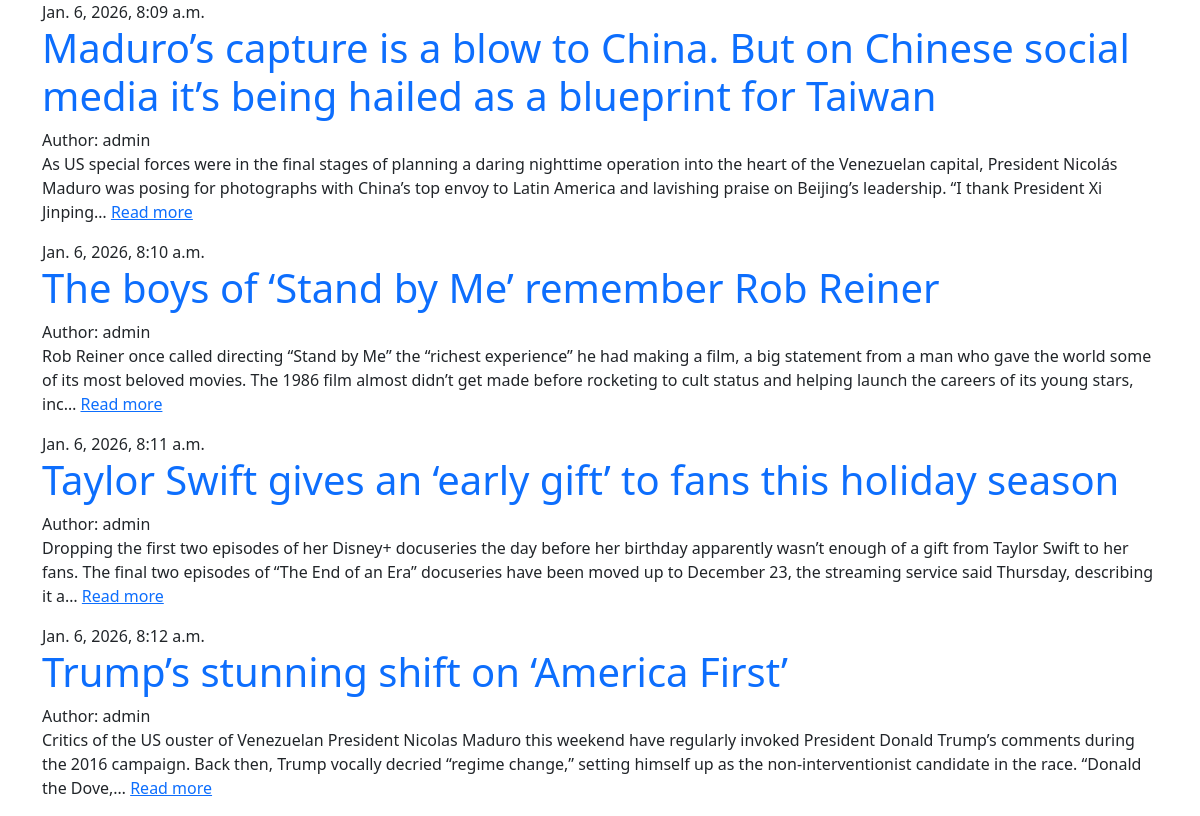
The page / on the database its author committed.
### myBlog/models.py (models this page shows, shortened)
class Post(models.Model):
    blog_title = models.CharField(max_length=500)
    blog_post = models.TextField()
    author = models.ForeignKey("auth.User", on_delete=models.CASCADE)
    time_published = models.DateTimeField(null=True, blank=True)

### myBlog/views.py (the view)
# urls.py: path("", views.view_post, name="view_post"),
def view_post(request):
    posts = Post.objects.all()
    return render(
        request,
        "view_post.html",
        {"posts": posts},
    )

### templates/view_post.html
{% extends "base.html" %}
{% block content %}
    <div class="row">
        <div class="column">
            {% for post in posts %}
                <div class="post">
                    <div class="date">{{ post.time_published }}</div>
                    <h1>
                        <a href="#" class="text-decoration-none">{{ post.blog_title }}</a>
                    </h1>
                    <div class="author">Author: {{ post.author.username }}</div>
                    <p>
                        {{ post.blog_post|truncatechars:300 }}
                        <a href="#">Read more</a>
                    </p>
                </div>
            {% endfor %}
        </div>
    </div>
{% endblock content %}

### templates/base.html (shortened to what this page needs)
{% load static %}
<!doctype html>
<html lang="en">
  <head>
    <link href="{% static 'css/bootstrap.min.css' %}" rel="stylesheet" />
  </head>
  <body>
    <div class="container">
        {% block content %}
        {% endblock content %}
    </div>
  </body>
</html>

### rows shown on the page
Post: time_published "Jan. 6, 2026, 8:09 a.m.", blog_title "Maduro’s capture is a blow to China. But on Chinese social media it’s being hailed as a blueprint for Taiwan", author.username "admin", blog_post "As US special forces were in the final stages of planning a daring nighttime operation into the heart of the Venezuelan capital, President Nicolás Maduro was posing for photographs with China’s top envoy to Latin America and lavishing praise on Beijing’s leadership. “I thank President Xi Jinping…"
Post: time_published "Jan. 6, 2026, 8:10 a.m.", blog_title "The boys of ‘Stand by Me’ remember Rob Reiner", author.username "admin", blog_post "Rob Reiner once called directing “Stand by Me” the “richest experience” he had making a film, a big statement from a man who gave the world some of its most beloved movies. The 1986 film almost didn’t get made before rocketing to cult status and helping launch the careers of its young stars, inc…"
Post: time_published "Jan. 6, 2026, 8:11 a.m.", blog_title "Taylor Swift gives an ‘early gift’ to fans this holiday season", author.username "admin", blog_post "Dropping the first two episodes of her Disney+ docuseries the day before her birthday apparently wasn’t enough of a gift from Taylor Swift to her fans. The final two episodes of “The End of an Era” docuseries have been moved up to December 23, the streaming service said Thursday, describing it a…"
Post: time_published "Jan. 6, 2026, 8:12 a.m.", blog_title "Trump’s stunning shift on ‘America First’", author.username "admin", blog_post "Critics of the US ouster of Venezuelan President Nicolas Maduro this weekend have regularly invoked President Donald Trump’s comments during the 2016 campaign. Back then, Trump vocally decried “regime change,” setting himself up as the non-interventionist candidate in the race. “Donald the Dove,…"
